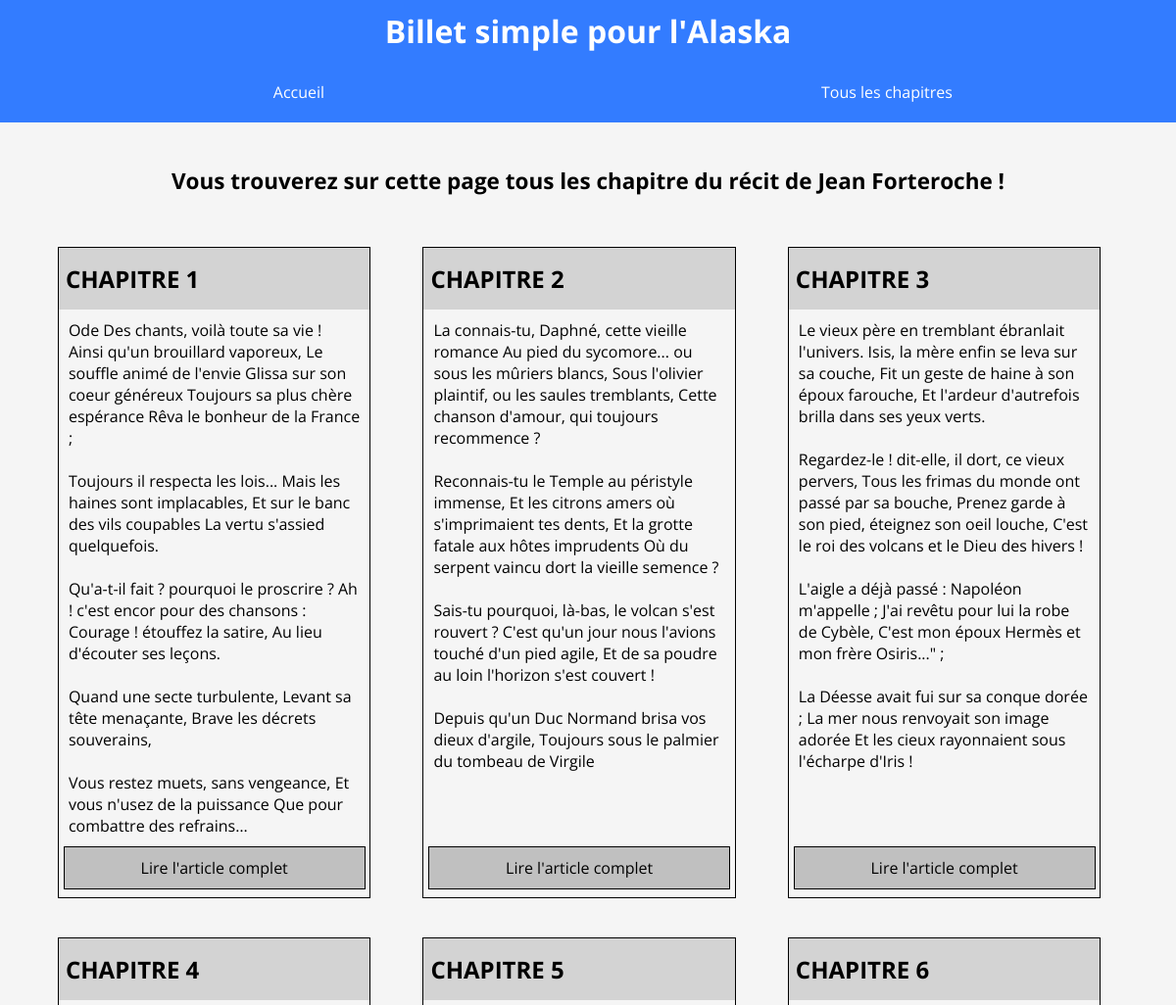
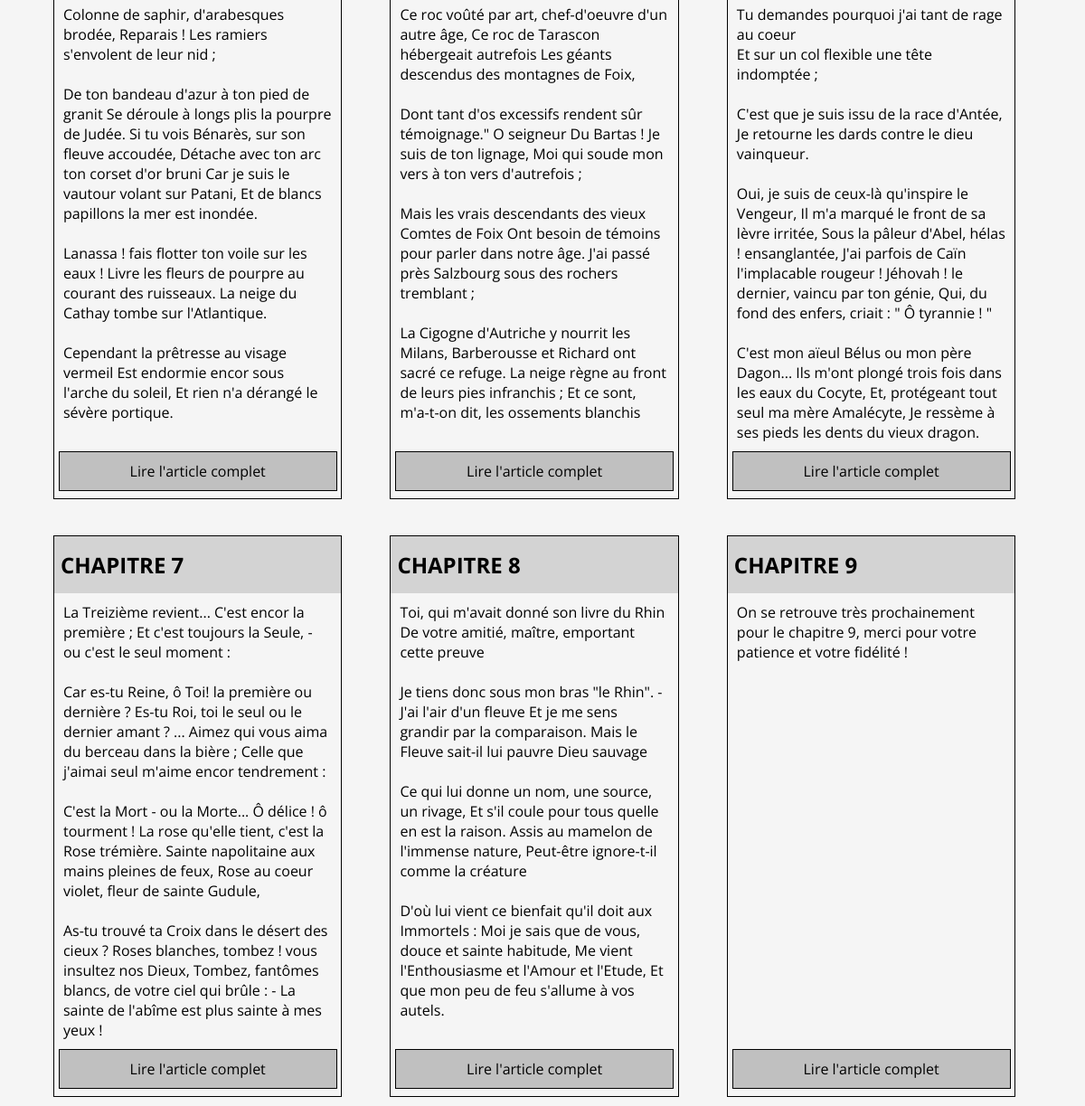
Page /post/ on the committed database (2 pictures, top to bottom).
### tables this page shows
CREATE TABLE `post` (
  `id` int(11) NOT NULL,
  `user_id` int(11) NOT NULL,
  `title` varchar(100) NOT NULL,
  `content` text NOT NULL,
  `date_add` timestamp NOT NULL DEFAULT current_timestamp(),
  `date_upd` timestamp NOT NULL DEFAULT current_timestamp() ON UPDATE current_timestamp()
);

### model/model.php (called while the page is built, shortened)
<?php
class model
{
    public function __construct()
    {
        $config = parse_ini_file ('./config/config.ini',true);
       $server = $config ['DataBase'] ['server'];
       $dbname = $config ['DataBase'] ['dbName'];
       $login = $config ['DataBase'] ['login'];
       $password = $config ['DataBase'] ['password'];
       $this->db = new PDO("mysql:host=$server;dbname=$dbname;charset=utf8", $login, $password);
    }
}

### model/post.php (called while the page is built, shortened)
<?php
require_once 'model.php';
class post extends model
{
      public function getPosts() {
         $data = $this->db->prepare("select * from post order by date_add ");
          $data->execute();
          $result = $data->fetchAll();
      foreach ($result as $key => $post){
          $result[$key] ['decodedtitle'] = str_replace(' ', "_",$post['title'] );
      }
          return $result ;
      }
}

### view/post/index.php (the view)
<?php include_once('./view/menu.php'); ?>
<br><br>
<div class="entete"><h2> Vous trouverez sur cette page tous les chapitre du récit de Jean Forteroche ! </h2></div>
<br>
<div class="wrap" >
    <div class="contentposts">
    <?php foreach($list as $post ):?>
        <div class="content">
        <h2><a href="/Projet_auteur/index.php?url=post/<?= $post['id']?>" target="_blank"><?= $post['title']?></a></h2>
        <div class="post-content"><?= $post['content']?></div>
        <a  class="submit" href="/Projet_auteur/post/<?= $post['id']?>-<?=$post['decodedtitle']?> " >Lire l'article complet</a>
        </div>
    <?php endforeach?>
    </div>
</div>

### index.php (shortened to what this page needs)
<!doctype html>
<html lang="fr">
<head>
  <link rel="stylesheet" href="https://use.fontawesome.com/releases/v5.5.0/css/all.css">
  <link rel="stylesheet" href="<?=APP_DIR?>/public/css/style.css">
</head>
<body>
  <?php require_once ('controller/router.php');?>
  <?php $router = new router();?>
  <?php $router->route();?>
</body>
</html>

### controller/router.php (shortened to what this page needs)
<?php
class router
{
    public function route(){
      if(isset($_GET['url'])){
        $url=explode ('/',$_GET ['url']);
        $control = new $controller();
        if (isset ($url[1]) && !empty($url[1])){
          $method = explode ('-',$url [1]);
          $m = $method[0];
          if (is_numeric($m)){
            $control->view($m);
          }else{
            $control->$m();
          }
        }else{
        $control->index($url);
         }
      }else {
        $controller = "homeController";
        require_once ('controller/'.$controller.'.php');
        $control = new $controller();
        $control->index();
      }
    }
}

### controller/postController.php (shortened to what this page needs)
<?php
require('model/post.php');
class postController
{
    public function index($url = null)
    {
       $posts = new post();
       if (isset ($url [1]) && !empty ($url [1])) {
        $list = $posts->getPost($url [1]);
         $comment = new comment();
         $comments = $comment->getComments($url [1]);
        require('view/post/view.php');
       }
       else{
        $list = $posts->getposts();
        require('view/post/index.php');
       }
    }
}

### view/menu.php (shortened to what this page needs)
<h1 class="titre">Billet simple pour l'Alaska</h1>
<div id="menu">
<ul>
<li><a href="<?=APP_DIR?>/index.php">Accueil</a></li>
<li><a href="<?=APP_DIR?>/post/">Tous les chapitres</a>
</li>
</ul>
</div>

### public/css/style.css (style rules this page uses)
* { margin: 0;padding: 0;font-family: 'Open Sans', sans-serif; }
#menu { width: 100%; background-color:#337CFF; }
#menu ul { margin:0; padding:0; list-style-type:none; text-align:center; display: flex; flex-direction: row; }
#menu li { float:left; margin:auto; padding:0; background-color:#337CFF; width: 100%; z-index: 2; }
#menu li a { display:block; color:white; text-decoration:none; padding:20px 0 20px 10px; margin: auto; }
body { background-color:whitesmoke;background-image: url(); }
h1 { color:white; text-align: center;width: 100%; background-color:#337CFF;padding:10px 0 10px 0; }
.wrap { display: block; width: 99%; margin: auto; }
.contentposts { width: 99%; display: flex;flex-direction: row; flex-wrap: wrap; }
.post-content { display: block;width:auto; padding:10px; height:auto; }
.content { height:auto; text-decoration:none; margin:30px 0 10px 4.5%; border:1px solid black; width: 27%; display: flex; flex-direction: column; }
.post-content { width:auto; padding:10px; height:auto; }
.submit { text-decoration: none; background-color: silver; color: black; display: block; padding: 10px; border: 1px solid black; width: 90%; text-align: center; margin: auto; margin-bottom: 8px; }
h2 a { text-decoration: none; color:black; }
.content h2 { text-decoration:none; width:auto; padding:15px 0 15px 7px; background-color:lightgrey; margin-top:0px;color:#222222; }
.entete { width: 100%; text-align: center; font-size: 15px; }
.void { height: 50px; }

### rows in the picture
post: title "CHAPITRE 1", content "Ode Des chants, voilà toute sa vie ! Ainsi qu'un brouillard vaporeux, Le souffle animé de l'envie Glissa sur son coeur généreux Toujours sa plus chère espérance Rêva le bonheur de la France ; Toujours il respecta les lois... Mais les haines sont implacables, Et sur le banc des vils coupables La vertu s'assied quelquefois. Qu'a-t-il fait ? pourquoi le proscrire ? Ah ! c'est encor pour des chansons : Courage ! étouffez la satire, Au lieu d'écouter ses leçons. Quand une secte turbulente, Levant sa tête menaçante, Brave les décrets souverains, Vous restez muets, sans vengeance, Et vous n'usez de la puissance Que pour combattre des refrains…"
post: title "CHAPITRE 2", content "La connais-tu, Daphné, cette vieille romance Au pied du sycomore... ou sous les mûriers blancs, Sous l'olivier plaintif, ou les saules tremblants, Cette chanson d'amour, qui toujours recommence ? Reconnais-tu le Temple au péristyle immense, Et les citrons amers où s'imprimaient tes dents, Et la grotte fatale aux hôtes imprudents Où du serpent vaincu dort la vieille semence ? Sais-tu pourquoi, là-bas, le volcan s'est rouvert ? C'est qu'un jour nous l'avions touché d'un pied agile, Et de sa poudre au loin l'horizon s'est couvert ! Depuis qu'un Duc Normand brisa vos dieux d'argile, Toujours sous le palmier du tombeau de Virgile"
post: title "CHAPITRE 3", content "Le vieux père en tremblant ébranlait l'univers. Isis, la mère enfin se leva sur sa couche, Fit un geste de haine à son époux farouche, Et l'ardeur d'autrefois brilla dans ses yeux verts. Regardez-le ! dit-elle, il dort, ce vieux pervers, Tous les frimas du monde ont passé par sa bouche, Prenez garde à son pied, éteignez son oeil louche, C'est le roi des volcans et le Dieu des hivers ! L'aigle a déjà passé : Napoléon m'appelle ; J'ai revêtu pour lui la robe de Cybèle, C'est mon époux Hermès et mon frère Osiris...\" ; La Déesse avait fui sur sa conque dorée ; La mer nous renvoyait son image adorée Et les cieux rayonnaient sous l'écharpe d'Iris !"
post: title "CHAPITRE 4", content "Colonne de saphir, d'arabesques brodée, Reparais ! Les ramiers s'envolent de leur nid ; De ton bandeau d'azur à ton pied de granit Se déroule à longs plis la pourpre de Judée. Si tu vois Bénarès, sur son fleuve accoudée, Détache avec ton arc ton corset d'or bruni Car je suis le vautour volant sur Patani, Et de blancs papillons la mer est inondée. Lanassa ! fais flotter ton voile sur les eaux ! Livre les fleurs de pourpre au courant des ruisseaux. La neige du Cathay tombe sur l'Atlantique. Cependant la prêtresse au visage vermeil Est endormie encor sous l'arche du soleil, Et rien n'a dérangé le sévère portique."
post: title "CHAPITRE 5", content "Ce roc voûté par art, chef-d'oeuvre d'un autre âge, Ce roc de Tarascon hébergeait autrefois Les géants descendus des montagnes de Foix, Dont tant d'os excessifs rendent sûr témoignage.\" O seigneur Du Bartas ! Je suis de ton lignage, Moi qui soude mon vers à ton vers d'autrefois ; Mais les vrais descendants des vieux Comtes de Foix Ont besoin de témoins pour parler dans notre âge. J'ai passé près Salzbourg sous des rochers tremblant ; La Cigogne d'Autriche y nourrit les Milans, Barberousse et Richard ont sacré ce refuge. La neige règne au front de leurs pies infranchis ; Et ce sont, m'a-t-on dit, les ossements blanchis"
post: title "CHAPITRE 6", content "Tu demandes pourquoi j'ai tant de rage au coeur Et sur un col flexible une tête indomptée ; C'est que je suis issu de la race d'Antée, Je retourne les dards contre le dieu vainqueur. Oui, je suis de ceux-là qu'inspire le Vengeur, Il m'a marqué le front de sa lèvre irritée, Sous la pâleur d'Abel, hélas ! ensanglantée, J'ai parfois de Caïn l'implacable rougeur ! Jéhovah ! le dernier, vaincu par ton génie, Qui, du fond des enfers, criait : \" Ô tyrannie ! \" C'est mon aïeul Bélus ou mon père Dagon... Ils m'ont plongé trois fois dans les eaux du Cocyte, Et, protégeant tout seul ma mère Amalécyte, Je ressème à ses pieds les dents du vieux dragon."
post: title "CHAPITRE 7", content "La Treizième revient... C'est encor la première ; Et c'est toujours la Seule, - ou c'est le seul moment : Car es-tu Reine, ô Toi! la première ou dernière ? Es-tu Roi, toi le seul ou le dernier amant ? ... Aimez qui vous aima du berceau dans la bière ; Celle que j'aimai seul m'aime encor tendrement : C'est la Mort - ou la Morte... Ô délice ! ô tourment ! La rose qu'elle tient, c'est la Rose trémière. Sainte napolitaine aux mains pleines de feux, Rose au coeur violet, fleur de sainte Gudule, As-tu trouvé ta Croix dans le désert des cieux ? Roses blanches, tombez ! vous insultez nos Dieux, Tombez, fantômes blancs, de votre ciel qui brûle : - La sainte de l'abîme est plus sainte à mes yeux !"
post: title "CHAPITRE 8", content "Toi, qui m'avait donné son livre du Rhin De votre amitié, maître, emportant cette preuve Je tiens donc sous mon bras \"le Rhin\". - J'ai l'air d'un fleuve Et je me sens grandir par la comparaison. Mais le Fleuve sait-il lui pauvre Dieu sauvage Ce qui lui donne un nom, une source, un rivage, Et s'il coule pour tous quelle en est la raison. Assis au mamelon de l'immense nature, Peut-être ignore-t-il comme la créature D'où lui vient ce bienfait qu'il doit aux Immortels : Moi je sais que de vous, douce et sainte habitude, Me vient l'Enthousiasme et l'Amour et l'Etude, Et que mon peu de feu s'allume à vos autels."
post: title "CHAPITRE 9", content "On se retrouve très prochainement pour le chapitre 9, merci pour votre patience et votre fidélité !"
